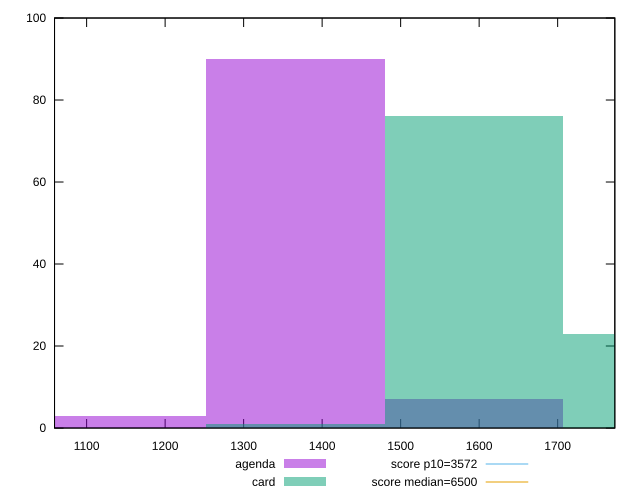

Write the gnuplot code that produced this figure.
reset

$agenda <<EOF
1593.2549239555906 7
1365.6470776762205 90
1138.0392313968505 3
EOF

$card <<EOF
1593.2549239555906 76
1820.8627702349606 23
1365.6470776762205 1
EOF

set key outside below
set boxwidth 227.60784627937008
set xrange [1059.1248:1772.8284]
set yrange [0:100]
set trange [0:100]
set style fill transparent solid 0.5 noborder

set parametric
set terminal svg size 640, 500 enhanced background rgb 'white'
set output "reports/report_00031_2021-02-24T23-18-18.084Z/first-cpu-idle/comparison/histogram/1_vs_2.svg"

plot $agenda title "agenda" with boxes, \
     $card title "card" with boxes, \
     3572,t title "score p10=3572", \
     6500,t title "score median=6500"

reset
